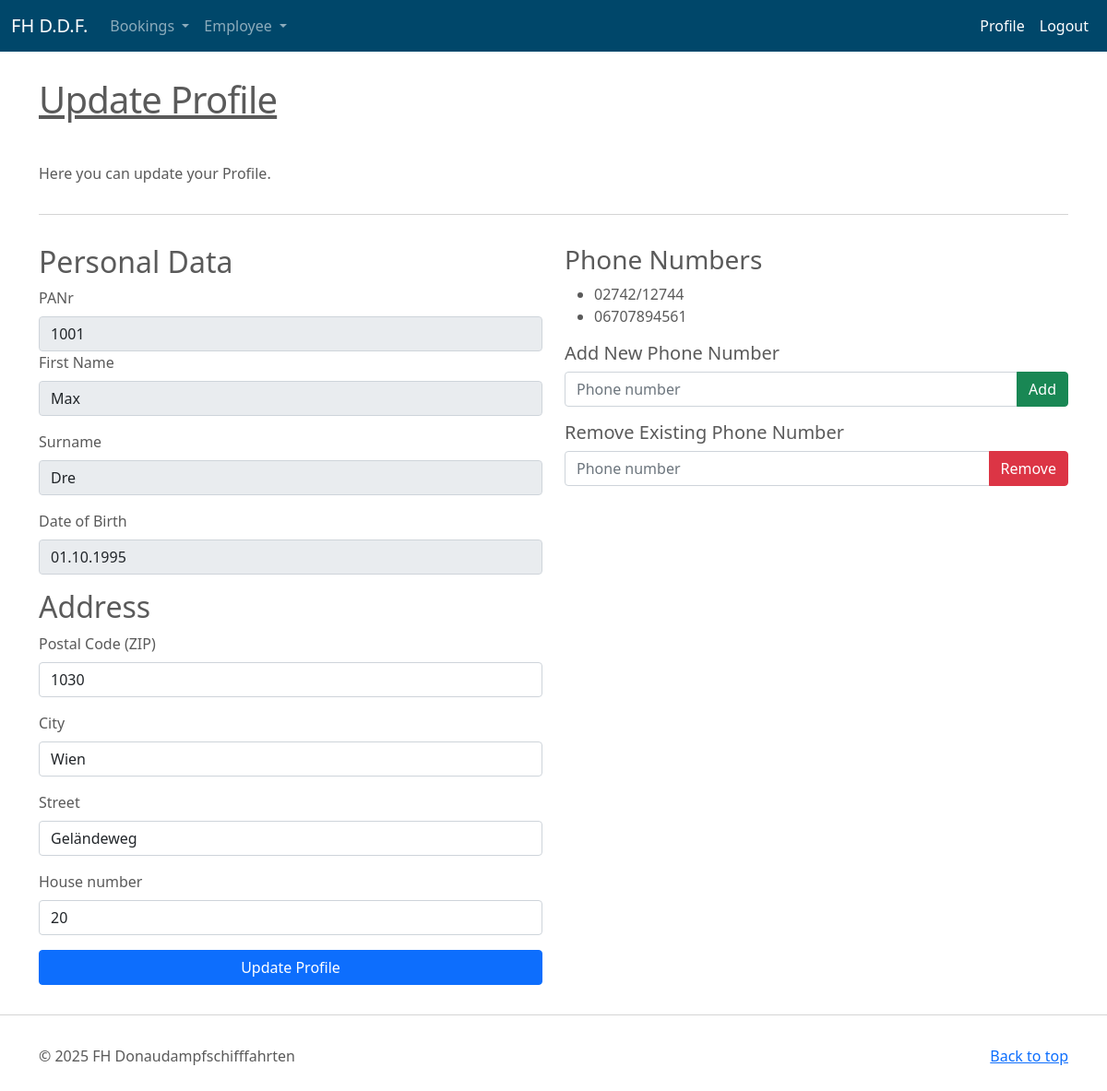
Page /profile_update (signed in) on the committed database.
### tables this page shows
CREATE TABLE "user" (
  id INTEGER PRIMARY KEY AUTOINCREMENT,
  username TEXT UNIQUE NOT NULL,
  password TEXT NOT NULL
);

CREATE TABLE "Person" (
    /* hab das auf PANr geaendert da es sonst mit den spaeteren FKs zach wird mit dem zusammengesetzten SVNR + GebDatum*/
    "PANr" NUMBER(4),
    /* es gibt keinen eigenen date type kann als int, text, oder real angegeben werden */ 
    "GebDatum" INTEGER,
    "Vorname" TEXT(50),
    "Nachname" TEXT(50),
    "PLZ" NUMBER(4),
    "Ort" TEXT(50),
    "Strasse" TEXT(50),
    "Hausnummer" NUMBER(4),
    CONSTRAINT pk_Person PRIMARY KEY (PANr)
);

CREATE TABLE "Telefonnummer" (
    "TelNummer" TEXT(20),
    "PANr" NUMBER(4),
    CONSTRAINT pk_Telefonnummer PRIMARY KEY (PANr, TelNummer),
    CONSTRAINT fk_Telefonnummer_Person FOREIGN KEY (PANr) REFERENCES Person (PANr)
        ON DELETE CASCADE
);

### flask_auu/profile.py (the view, shortened to what this page needs)
@bp.route('/profile_update', methods = ("GET", "POST"))
@login_required
def profile_update():
    db = get_db()
    user_data = db.execute(
    "SELECT VORNAME, NACHNAME, strftime('%d.%m.%Y', GebDatum) as GebDatum, PLZ, ORT, STRASSE, Hausnummer FROM PERSON WHERE PANR = ?",
    (g.user['username'],)
    ).fetchone()
    tel_data = db.execute(
    "SELECT Telnummer From Telefonnummer WHERE PANR = ?",
    (g.user['username'],)
    ).fetchall()
    return render_template('profile/profile_update.html', user_data=user_data, tel_data=tel_data)

### flask_auu/auth.py (called while the page is built)
@bp.before_app_request
def load_logged_in_user():
    user_id = session.get('user_id')
    if session.get('history') is None:
        session['history'] = "Usage history since last login:\n"
    if user_id is None:
        g.user = None
    else:
        g.user = get_db().execute(
            'SELECT * FROM user WHERE id = ?', (user_id,)
        ).fetchone()

def login_required(view):
    @functools.wraps(view)
    def wrapped_view(**kwargs):
        if g.user is None:
            return redirect(url_for('auth.login'))
        return view(**kwargs)
    return wrapped_view

### flask_auu/db.py (called while the page is built)
def get_db():
        print('get_db(): before db is accessed...', flush=True)
        if 'db' not in g:
            g.db = sqlite3.connect(
                current_app.config['DATABASE'],
                detect_types=sqlite3.PARSE_DECLTYPES
            )
            g.db.row_factory = sqlite3.Row
        return g.db

### flask_auu/templates/profile/profile_update.html
{% extends 'base.html' %}
{% block content %}
<div class="container marketing">
    <div class="signpost"><h1>Update Profile</h1></div>
    <p>Here you can update your Profile.</p>
    <hr class="featurette-divider">
    <div class="row">
        <div class="col-md-6">
            <form method="post" name="update_profile" class="needs-validation" novalidate>
                <h2>Personal Data</h2>
                <div class="form-group">
                    <label for="username" class="form-label">PANr</label>
                    <input type="text" class="form-control" id="username" name="username" value="{{ g.user['username'] }}" readonly>
                </div>
                <div class="mb-3">
                    <label for="name" class="form-label">First Name</label>
                    <input type="text" class="form-control" id="name" name="name" value="{{ user_data['VORNAME'] }}" readonly>
                </div>
                <div class="mb-3">
                    <label for="surname" class="form-label">Surname</label>
                    <input type="text" class="form-control" id="surname" name="surname" value="{{ user_data['NACHNAME']}}" readonly>
                </div>
                <div class="mb-3">
                    <label for="dob" class="form-label">Date of Birth</label>
                    <input type="text" class="form-control" id="dob" name="date_of_birth" value="{{ user_data['GebDatum'] }}" readonly>
                </div>
                <h2>Address</h2>
                <div class="mb-3">
                    <label for="plz" class="form-label">Postal Code (ZIP)</label>
                    <input type="text" class="form-control" id="plz" name="plz" value="{{ user_data['PLZ'] }}" required>
                </div>
                <div class="mb-3">
                    <label for="ort" class="form-label">City</label>
                    <input type="text" class="form-control" id="ort" name="ort" value="{{ user_data['ORT'] }}" required>
                </div>
                <div class="mb-3">
                    <label for="street" class="form-label">Street</label>
                    <input type="text" class="form-control" id="street" name="street" value="{{ user_data['STRASSE'] }}" required>
                </div>
                <div class="mb-3">
                    <label for="hausnummer" class="form-label">House number</label>
                    <input type="text" class="form-control" id="hausnummer" name="hausnummer" value="{{ user_data['Hausnummer'] }}" required>
                </div>
                <div class="d-grid">
                    <button type="submit" class="btn btn-primary">Update Profile</button>
                </div>
            </form>
        </div>
        <div class="col-md-6">
            <h3>Phone Numbers</h3>
            <ul>
                {% for tels in tel_data %}
                    <li>{{ tels['TELNUMMER'] }}</li>
                {% endfor %}
            </ul>
            <h5>Add New Phone Number</h5>
            <form method="post" name="add_phonenr">
                <div class="input-group mb-3">
                    <input type="text" class="form-control" name="add_phonenr" placeholder="Phone number" required>
                    <button type="submit" class="btn btn-success">Add</button>
                </div>
            </form>
            <h5>Remove Existing Phone Number</h5>
            <form method="post" name="remove_phonenr">
                <div class="input-group mb-3">
                    <input type="text" class="form-control" name="remove_phonenr" placeholder="Phone number" required>
                    <button type="submit" class="btn btn-danger">Remove</button>
                </div>
            </form>
        </div>
    </div>
</div>
{% endblock %}

### rows in the picture
user: username "1001"
Person: name "Max", surname "Dre", plz "1030", ort "Wien", street "Geländeweg", hausnummer "20"
Telefonnummer: TELNUMMER "02742/12744"
Telefonnummer: TELNUMMER "06707894561"
